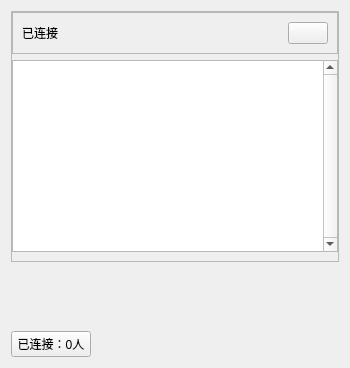
<?xml version="1.0" encoding="UTF-8"?>
<ui version="4.0">
 <class>ConnectStatusWindow</class>
 <widget class="QWidget" name="ConnectStatusWindow">
  <property name="geometry">
   <rect>
    <x>0</x>
    <y>0</y>
    <width>350</width>
    <height>368</height>
   </rect>
  </property>
  <property name="windowTitle">
   <string>SimLaparo</string>
  </property>
  <layout class="QVBoxLayout" name="verticalLayout_3">
   <item>
    <widget class="QFrame" name="topFrame">
     <property name="frameShape">
      <enum>QFrame::StyledPanel</enum>
     </property>
     <property name="frameShadow">
      <enum>QFrame::Raised</enum>
     </property>
     <layout class="QVBoxLayout" name="verticalLayout_2">
      <property name="leftMargin">
       <number>0</number>
      </property>
      <property name="topMargin">
       <number>0</number>
      </property>
      <property name="rightMargin">
       <number>0</number>
      </property>
      <item>
       <layout class="QVBoxLayout" name="verticalLayout">
        <item>
         <widget class="QFrame" name="frame">
          <property name="frameShape">
           <enum>QFrame::StyledPanel</enum>
          </property>
          <property name="frameShadow">
           <enum>QFrame::Raised</enum>
          </property>
          <layout class="QHBoxLayout" name="horizontalLayout_2">
           <item>
            <layout class="QHBoxLayout" name="horizontalLayout">
             <item>
              <widget class="QLabel" name="label">
               <property name="text">
                <string>已连接</string>
               </property>
              </widget>
             </item>
             <item>
              <spacer name="horizontalSpacer">
               <property name="orientation">
                <enum>Qt::Horizontal</enum>
               </property>
               <property name="sizeHint" stdset="0">
                <size>
                 <width>40</width>
                 <height>20</height>
                </size>
               </property>
              </spacer>
             </item>
             <item>
              <widget class="QPushButton" name="closeBtn">
               <property name="text">
                <string/>
               </property>
              </widget>
             </item>
            </layout>
           </item>
          </layout>
         </widget>
        </item>
        <item>
         <widget class="QTableWidget" name="tableWidget">
          <property name="verticalScrollBarPolicy">
           <enum>Qt::ScrollBarAlwaysOn</enum>
          </property>
          <property name="horizontalScrollBarPolicy">
           <enum>Qt::ScrollBarAlwaysOff</enum>
          </property>
          <property name="editTriggers">
           <set>QAbstractItemView::NoEditTriggers</set>
          </property>
          <property name="selectionMode">
           <enum>QAbstractItemView::SingleSelection</enum>
          </property>
          <attribute name="horizontalHeaderVisible">
           <bool>false</bool>
          </attribute>
         </widget>
        </item>
       </layout>
      </item>
     </layout>
    </widget>
   </item>
   <item>
    <spacer name="verticalSpacer">
     <property name="orientation">
      <enum>Qt::Vertical</enum>
     </property>
     <property name="sizeHint" stdset="0">
      <size>
       <width>17</width>
       <height>49</height>
      </size>
     </property>
    </spacer>
   </item>
   <item>
    <layout class="QHBoxLayout" name="horizontalLayout_3">
     <item>
      <widget class="QPushButton" name="statusBtn">
       <property name="text">
        <string>已连接：0人</string>
       </property>
      </widget>
     </item>
     <item>
      <spacer name="horizontalSpacer_2">
       <property name="orientation">
        <enum>Qt::Horizontal</enum>
       </property>
       <property name="sizeHint" stdset="0">
        <size>
         <width>40</width>
         <height>20</height>
        </size>
       </property>
      </spacer>
     </item>
    </layout>
   </item>
  </layout>
 </widget>
 <resources/>
 <connections/>
</ui>
